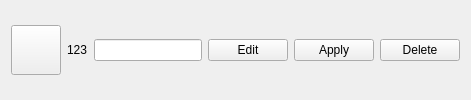
<?xml version="1.0" encoding="UTF-8"?>
<ui version="4.0">
 <class>TemplateForm</class>
 <widget class="QWidget" name="TemplateForm">
  <property name="sizePolicy">
   <sizepolicy hsizetype="Minimum" vsizetype="Minimum">
    <horstretch>0</horstretch>
    <verstretch>0</verstretch>
   </sizepolicy>
  </property>
  <property name="windowTitle">
   <string>Form</string>
  </property>
  <layout class="QHBoxLayout" name="horizontalLayout">
   <item>
    <widget class="GridTemplateButton" name="templateButton">
     <property name="sizePolicy">
      <sizepolicy hsizetype="Minimum" vsizetype="Minimum">
       <horstretch>0</horstretch>
       <verstretch>0</verstretch>
      </sizepolicy>
     </property>
     <property name="minimumSize">
      <size>
       <width>50</width>
       <height>50</height>
      </size>
     </property>
     <property name="maximumSize">
      <size>
       <width>50</width>
       <height>50</height>
      </size>
     </property>
     <property name="text">
      <string/>
     </property>
    </widget>
   </item>
   <item>
    <widget class="QLabel" name="descriptionLabel">
     <property name="text">
      <string>123</string>
     </property>
    </widget>
   </item>
   <item>
    <widget class="QLineEdit" name="descriptionEdit"/>
   </item>
   <item>
    <widget class="QPushButton" name="editButton">
     <property name="text">
      <string>Edit</string>
     </property>
    </widget>
   </item>
   <item>
    <widget class="QPushButton" name="applyButton">
     <property name="text">
      <string>Apply</string>
     </property>
    </widget>
   </item>
   <item>
    <widget class="QPushButton" name="eraseButton">
     <property name="text">
      <string>Delete</string>
     </property>
    </widget>
   </item>
  </layout>
 </widget>
 <customwidgets>
  <customwidget>
   <class>GridTemplateButton</class>
   <extends>QPushButton</extends>
   <header location="global">UI/gridtemplatebutton.h</header>
  </customwidget>
 </customwidgets>
 <resources/>
 <connections>
  <connection>
   <sender>editButton</sender>
   <signal>clicked()</signal>
   <receiver>descriptionLabel</receiver>
   <slot>hide()</slot>
   <hints>
    <hint type="sourcelabel">
     <x>274</x>
     <y>82</y>
    </hint>
    <hint type="destinationlabel">
     <x>70</x>
     <y>61</y>
    </hint>
   </hints>
  </connection>
  <connection>
   <sender>editButton</sender>
   <signal>clicked()</signal>
   <receiver>descriptionEdit</receiver>
   <slot>show()</slot>
   <hints>
    <hint type="sourcelabel">
     <x>274</x>
     <y>82</y>
    </hint>
    <hint type="destinationlabel">
     <x>108</x>
     <y>83</y>
    </hint>
   </hints>
  </connection>
  <connection>
   <sender>editButton</sender>
   <signal>clicked()</signal>
   <receiver>editButton</receiver>
   <slot>hide()</slot>
   <hints>
    <hint type="sourcelabel">
     <x>274</x>
     <y>82</y>
    </hint>
    <hint type="destinationlabel">
     <x>274</x>
     <y>82</y>
    </hint>
   </hints>
  </connection>
  <connection>
   <sender>applyButton</sender>
   <signal>clicked()</signal>
   <receiver>applyButton</receiver>
   <slot>hide()</slot>
   <hints>
    <hint type="sourcelabel">
     <x>362</x>
     <y>82</y>
    </hint>
    <hint type="destinationlabel">
     <x>369</x>
     <y>82</y>
    </hint>
   </hints>
  </connection>
  <connection>
   <sender>descriptionEdit</sender>
   <signal>textChanged(QString)</signal>
   <receiver>descriptionLabel</receiver>
   <slot>setText(QString)</slot>
   <hints>
    <hint type="sourcelabel">
     <x>119</x>
     <y>83</y>
    </hint>
    <hint type="destinationlabel">
     <x>84</x>
     <y>61</y>
    </hint>
   </hints>
  </connection>
  <connection>
   <sender>applyButton</sender>
   <signal>clicked()</signal>
   <receiver>descriptionLabel</receiver>
   <slot>show()</slot>
   <hints>
    <hint type="sourcelabel">
     <x>340</x>
     <y>82</y>
    </hint>
    <hint type="destinationlabel">
     <x>84</x>
     <y>41</y>
    </hint>
   </hints>
  </connection>
  <connection>
   <sender>applyButton</sender>
   <signal>clicked()</signal>
   <receiver>eraseButton</receiver>
   <slot>hide()</slot>
   <hints>
    <hint type="sourcelabel">
     <x>389</x>
     <y>82</y>
    </hint>
    <hint type="destinationlabel">
     <x>442</x>
     <y>82</y>
    </hint>
   </hints>
  </connection>
  <connection>
   <sender>applyButton</sender>
   <signal>clicked()</signal>
   <receiver>editButton</receiver>
   <slot>show()</slot>
   <hints>
    <hint type="sourcelabel">
     <x>327</x>
     <y>82</y>
    </hint>
    <hint type="destinationlabel">
     <x>306</x>
     <y>82</y>
    </hint>
   </hints>
  </connection>
  <connection>
   <sender>applyButton</sender>
   <signal>clicked()</signal>
   <receiver>descriptionEdit</receiver>
   <slot>hide()</slot>
   <hints>
    <hint type="sourcelabel">
     <x>389</x>
     <y>82</y>
    </hint>
    <hint type="destinationlabel">
     <x>103</x>
     <y>83</y>
    </hint>
   </hints>
  </connection>
  <connection>
   <sender>editButton</sender>
   <signal>clicked()</signal>
   <receiver>applyButton</receiver>
   <slot>show()</slot>
   <hints>
    <hint type="sourcelabel">
     <x>303</x>
     <y>82</y>
    </hint>
    <hint type="destinationlabel">
     <x>343</x>
     <y>82</y>
    </hint>
   </hints>
  </connection>
  <connection>
   <sender>editButton</sender>
   <signal>clicked()</signal>
   <receiver>eraseButton</receiver>
   <slot>show()</slot>
   <hints>
    <hint type="sourcelabel">
     <x>248</x>
     <y>82</y>
    </hint>
    <hint type="destinationlabel">
     <x>473</x>
     <y>82</y>
    </hint>
   </hints>
  </connection>
 </connections>
</ui>
